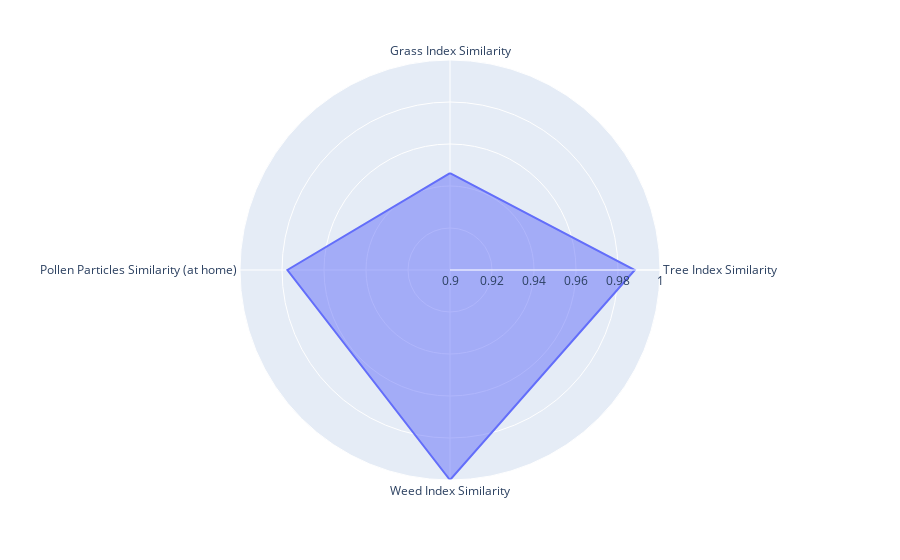

Source (notebook cell):
### Markdown cell above
## Radar Plots

### Code cell
import plotly.express as px

df=pd.DataFrame( {
  'r':[resultsMeanGrass, resultsMeanTree,resultsMeanWeed,resultsMeanP],
  'theta':['Grass Index Similarity','Tree Index Similarity','Weed Index Similarity', 'Pollen Particles Similarity (at home)'],
})

fig = px.line_polar(df, r='r', theta='theta', line_close=True)

fig.update_traces(fill='toself')

fig.update_layout(
    polar = {
      "radialaxis_range" : [.9, 1],

    })

fig.show()

### Figure 1 — Plotly figure (JSON) as saved in the notebook; plotly's stock layout.template omitted (floating-point values rounded to 4 significant figures)
{"data": [{"fill": "toself", "hovertemplate": "r=%{r}<br>theta=%{theta}<extra></extra>", "legendgroup": "", "line": {"color": "#636efa", "dash": "solid"}, "marker": {"symbol": "circle"}, "mode": "lines", "name": "", "r": [0.9461, 0.988, 1, 0.9774, 0.9461], "showlegend": false, "subplot": "polar", "theta": ["Grass Index Similarity", "Tree Index Similarity", "Weed Index Similarity", "Pollen Particles Similarity (at home)", "Grass Index Similarity"], "type": "scatterpolar"}], "layout": {"legend": {"tracegroupgap": 0}, "margin": {"t": 60}, "polar": {"angularaxis": {"direction": "clockwise", "rotation": 90}, "domain": {"x": [0, 1], "y": [0, 1]}, "radialaxis": {"range": [0.9, 1]}}}}
